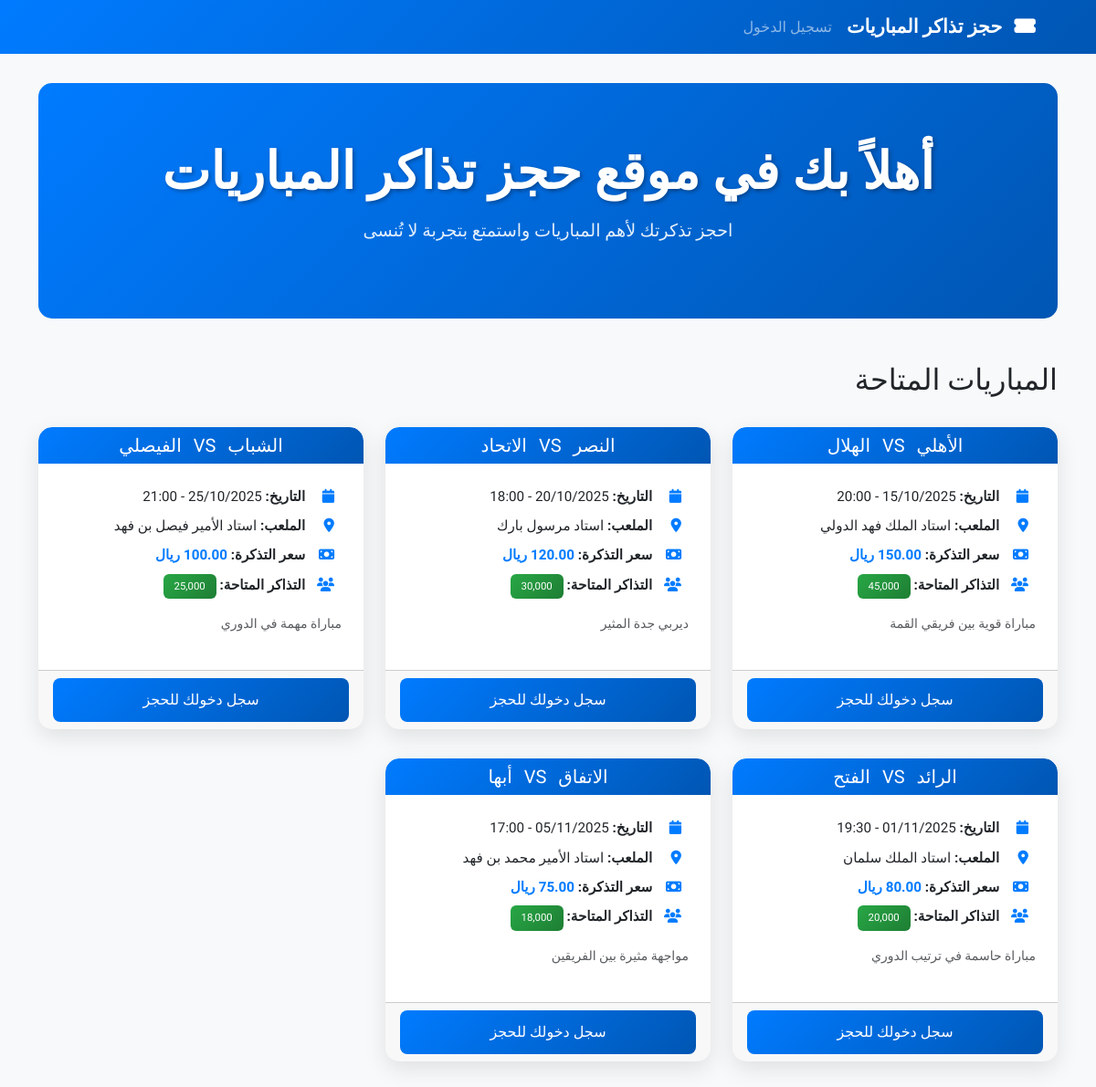
The page / on the database its author committed.
### tables this page shows
CREATE TABLE matches (
    id INT PRIMARY KEY AUTO_INCREMENT,
    team_home VARCHAR(100) NOT NULL,
    team_away VARCHAR(100) NOT NULL,
    match_date DATETIME NOT NULL,
    stadium VARCHAR(100) NOT NULL,
    ticket_price DECIMAL(10,2) NOT NULL,
    available_tickets INT NOT NULL DEFAULT 1000,
    total_tickets INT NOT NULL DEFAULT 1000,
    match_status ENUM('upcoming', 'ongoing', 'finished', 'cancelled') DEFAULT 'upcoming',
    description TEXT,
    created_at TIMESTAMP DEFAULT CURRENT_TIMESTAMP,
    updated_at TIMESTAMP DEFAULT CURRENT_TIMESTAMP ON UPDATE CURRENT_TIMESTAMP
);

### config.php (called while the page is built, shortened)
<?php
function isLoggedIn() {
    return isset($_SESSION['user_id']);
}
function formatPrice($price) {
    return number_format($price, 2) . ' ريال';
}
function formatDate($date) {
    $timestamp = strtotime($date);
    return date('d/m/Y', $timestamp) . ' - ' . date('H:i', $timestamp);
}
?>

### index.php (the view, shortened to what this page needs)
<?php
require_once 'config.php';
$stmt = $pdo->prepare("SELECT * FROM matches WHERE match_status = 'upcoming' AND match_date > NOW() ORDER BY match_date ASC");
$stmt->execute();
$matches = $stmt->fetchAll();
?>
<!DOCTYPE html>
<html lang="ar" dir="rtl">
<head>
    <link href="https://cdn.jsdelivr.net/npm/bootstrap@5.3.0/dist/css/bootstrap.min.css" rel="stylesheet">
    <link rel="stylesheet" href="styles.css">
</head>
<body>
    <nav class="navbar navbar-expand-lg navbar-dark bg-primary">
        <div class="container">
            <a class="navbar-brand" href="index.php">
                <i class="fas fa-ticket-alt me-2"></i>
                حجز تذاكر المباريات
            </a>
            <div class="navbar-nav ms-auto">
                <?php if (isLoggedIn()): ?>
                    <a class="nav-link" href="dashboard.php">لوحة التحكم</a>
                    <a class="nav-link" href="?logout=1">تسجيل الخروج</a>
                <?php else: ?>
                    <a class="nav-link" href="login.php">تسجيل الدخول</a>
                <?php endif; ?>
            </div>
        </div>
    </nav>
    <div class="container mt-4">
        <div class="hero-section text-center mb-5">
            <h1 class="display-4 mb-3">أهلاً بك في موقع حجز تذاكر المباريات</h1>
            <p class="lead">احجز تذكرتك لأهم المباريات واستمتع بتجربة لا تُنسى</p>
        </div>
        <div class="row">
            <div class="col-12">
                <h2 class="mb-4">المباريات المتاحة</h2>
            </div>
        </div>
        <div class="row">
            <?php if (empty($matches)): ?>
                <div class="col-12">
                    <div class="alert alert-info text-center">
                        <h4>لا توجد مباريات متاحة حالياً</h4>
                        <p>يرجى المراجعة لاحقاً للاطلاع على المباريات الجديدة</p>
                    </div>
                </div>
            <?php else: ?>
                <?php foreach ($matches as $match): ?>
                    <div class="col-md-6 col-lg-4 mb-4">
                        <div class="card match-card h-100">
                            <div class="card-header bg-primary text-white text-center">
                                <h5 class="card-title mb-0">
                                    <?php echo htmlspecialchars($match['team_home']); ?>
                                    <span class="mx-2">VS</span>
                                    <?php echo htmlspecialchars($match['team_away']); ?>
                                </h5>
                            </div>
                            <div class="card-body">
                                <div class="match-info mb-3">
                                    <p class="mb-2">
                                        <i class="fas fa-calendar me-2"></i>
                                        <strong>التاريخ:</strong> <?php echo formatDate($match['match_date']); ?>
                                    </p>
                                    <p class="mb-2">
                                        <i class="fas fa-map-marker-alt me-2"></i>
                                        <strong>الملعب:</strong> <?php echo htmlspecialchars($match['stadium']); ?>
                                    </p>
                                    <p class="mb-2">
                                        <i class="fas fa-money-bill me-2"></i>
                                        <strong>سعر التذكرة:</strong>
                                        <span class="text-primary fw-bold"><?php echo formatPrice($match['ticket_price']); ?></span>
                                    </p>
                                    <p class="mb-2">
                                        <i class="fas fa-users me-2"></i>
                                        <strong>التذاكر المتاحة:</strong>
                                        <span class="badge bg-success"><?php echo number_format($match['available_tickets']); ?></span>
                                    </p>
                                </div>
                                <?php if (!empty($match['description'])): ?>
                                    <p class="text-muted small"><?php echo htmlspecialchars($match['description']); ?></p>
                                <?php endif; ?>
                            </div>
                            <div class="card-footer">
                                <?php if ($match['available_tickets'] > 0): ?>
                                    <?php if (isLoggedIn()): ?>
                                        <form method="POST" class="booking-form">
                                            <input type="hidden" name="match_id" value="<?php echo $match['id']; ?>">
                                            <div class="row g-2">
                                                <div class="col-6">
                                                    <select name="quantity" class="form-select" required>
                                                        <option value="">عدد التذاكر</option>
                                                        <?php for ($i = 1; $i <= min(10, $match['available_tickets']); $i++): ?>
                                                            <option value="<?php echo $i; ?>"><?php echo $i; ?></option>
                                                        <?php endfor; ?>
                                                    </select>
                                                </div>
                                                <div class="col-6">
                                                    <button type="submit" name="book_ticket" class="btn btn-success w-100">
                                                        احجز الآن
                                                    </button>
                                                </div>
                                            </div>
                                        </form>
                                    <?php else: ?>
                                        <a href="login.php" class="btn btn-primary w-100">
                                            سجل دخولك للحجز
                                        </a>
                                    <?php endif; ?>
                                <?php else: ?>
                                    <button class="btn btn-secondary w-100" disabled>
                                        نفدت التذاكر
                                    </button>
                                <?php endif; ?>
                            </div>
                        </div>
                    </div>
                <?php endforeach; ?>
            <?php endif; ?>
        </div>
    </div>
</body>
</html>

### styles.css (style rules this page uses)
* { font-family: 'IBM Plex Sans Arabic', sans-serif; }
body { background-color: #f8f9fa; line-height: 1.6; }
.navbar-brand { font-weight: 600; font-size: 1.3rem; }
.navbar-nav .nav-link { font-weight: 500; padding: 0.5rem 1rem !important; transition: all 0.3s ease; }
.hero-section { background: linear-gradient(135deg, #007bff, #0056b3); color: white; padding: 4rem 0; border-radius: 15px; margin-bottom: 2rem; }
.hero-section .display-4 { font-weight: 700; text-shadow: 2px 2px 4px rgba(0,0,0,0.3); }
.hero-section .lead { font-weight: 400; font-size: 1.2rem; opacity: 0.9; }
.match-card { transition: transform 0.3s ease, box-shadow 0.3s ease; border: none; box-shadow: 0 4px 6px rgba(0,0,0,0.1); border-radius: 15px; overflow: hidden; }
.match-card .card-header { background: linear-gradient(135deg, #007bff, #0056b3) !important; border-bottom: none; font-weight: 600; font-size: 1.1rem; }
.match-card .card-body { padding: 1.5rem; }
.match-info p { margin-bottom: 0.8rem; font-size: 0.95rem; }
.match-info i { color: #007bff; width: 20px; }
.match-info strong { font-weight: 600; }
.card { border: none; border-radius: 15px; box-shadow: 0 8px 25px rgba(0,0,0,0.1); }
.card-header { background-color: #f8f9fa; border-bottom: 1px solid #dee2e6; border-radius: 15px 15px 0 0 !important; }
.btn { font-weight: 500; border-radius: 8px; padding: 0.75rem 1.5rem; transition: all 0.3s ease; }
.btn-primary { background: linear-gradient(135deg, #007bff, #0056b3); border: none; }
.badge { font-weight: 500; padding: 0.5rem 0.75rem; border-radius: 6px; }
.text-primary { color: #007bff !important; }
.bg-primary { background: linear-gradient(135deg, #007bff, #0056b3) !important; }
.bg-success { background: linear-gradient(135deg, #28a745, #1e7e34) !important; }
.fas, .far { margin-left: 0.5rem; }
.mb-4 { margin-bottom: 2rem !important; }
.mt-4 { margin-top: 2rem !important; }

### rows shown on the page
matches: team_home "الأهلي", team_away "الهلال", match_date "15/10/2025 - 20:00", stadium "استاد الملك فهد الدولي", ticket_price "150.00 ريال", available_tickets "45,000", description "مباراة قوية بين فريقي القمة", shows "سجل دخولك للحجز"
matches: team_home "النصر", team_away "الاتحاد", match_date "20/10/2025 - 18:00", stadium "استاد مرسول بارك", ticket_price "120.00 ريال", available_tickets "30,000", description "ديربي جدة المثير", shows "سجل دخولك للحجز"
matches: team_home "الشباب", team_away "الفيصلي", match_date "25/10/2025 - 21:00", stadium "استاد الأمير فيصل بن فهد", ticket_price "100.00 ريال", available_tickets "25,000", description "مباراة مهمة في الدوري", shows "سجل دخولك للحجز"
matches: team_home "الرائد", team_away "الفتح", match_date "01/11/2025 - 19:30", stadium "استاد الملك سلمان", ticket_price "80.00 ريال", available_tickets "20,000", description "مباراة حاسمة في ترتيب الدوري", shows "سجل دخولك للحجز"
matches: team_home "الاتفاق", team_away "أبها", match_date "05/11/2025 - 17:00", stadium "استاد الأمير محمد بن فهد", ticket_price "75.00 ريال", available_tickets "18,000", description "مواجهة مثيرة بين الفريقين", shows "سجل دخولك للحجز"
